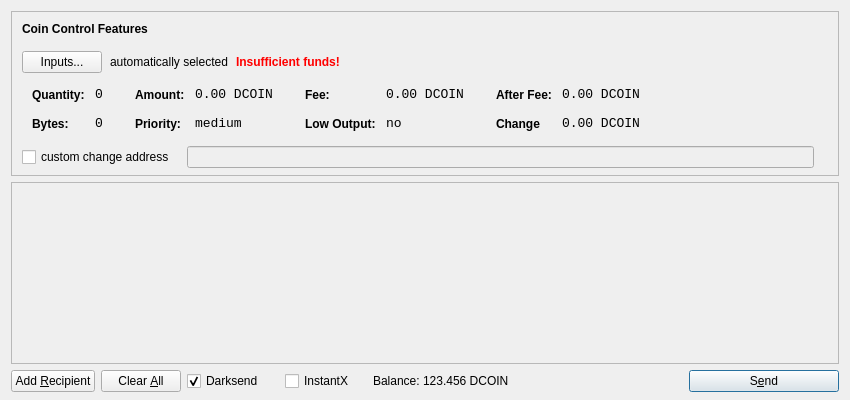
<?xml version="1.0" encoding="UTF-8"?>
<ui version="4.0">
 <class>SendCoinsDialog</class>
 <widget class="QDialog" name="SendCoinsDialog">
  <property name="geometry">
   <rect>
    <x>0</x>
    <y>0</y>
    <width>850</width>
    <height>400</height>
   </rect>
  </property>
  <property name="windowTitle">
   <string>Send Coins</string>
  </property>
  <layout class="QVBoxLayout" name="verticalLayout" stretch="0,1,0">
   <property name="bottomMargin">
    <number>8</number>
   </property>
   <item>
    <widget class="QFrame" name="frameCoinControl">
     <property name="sizePolicy">
      <sizepolicy hsizetype="Expanding" vsizetype="Expanding">
       <horstretch>0</horstretch>
       <verstretch>0</verstretch>
      </sizepolicy>
     </property>
     <property name="maximumSize">
      <size>
       <width>16777215</width>
       <height>16777215</height>
      </size>
     </property>
     <property name="frameShape">
      <enum>QFrame::StyledPanel</enum>
     </property>
     <property name="frameShadow">
      <enum>QFrame::Sunken</enum>
     </property>
     <layout class="QVBoxLayout" name="verticalLayoutCoinControl2">
      <property name="spacing">
       <number>-1</number>
      </property>
      <property name="leftMargin">
       <number>0</number>
      </property>
      <property name="topMargin">
       <number>0</number>
      </property>
      <property name="rightMargin">
       <number>0</number>
      </property>
      <property name="bottomMargin">
       <number>6</number>
      </property>
      <item>
       <layout class="QVBoxLayout" name="verticalLayoutCoinControl" stretch="0,0,0,0,1">
        <property name="spacing">
         <number>0</number>
        </property>
        <property name="leftMargin">
         <number>10</number>
        </property>
        <property name="topMargin">
         <number>10</number>
        </property>
        <item>
         <layout class="QHBoxLayout" name="horizontalLayoutCoinControl1">
          <property name="bottomMargin">
           <number>15</number>
          </property>
          <item>
           <widget class="QLabel" name="labelCoinControlFeatures">
            <property name="sizePolicy">
             <sizepolicy hsizetype="Preferred" vsizetype="Maximum">
              <horstretch>0</horstretch>
              <verstretch>0</verstretch>
             </sizepolicy>
            </property>
            <property name="font">
             <font>
              <weight>75</weight>
              <bold>true</bold>
             </font>
            </property>
            <property name="styleSheet">
             <string notr="true">font-weight:bold;</string>
            </property>
            <property name="text">
             <string>Coin Control Features</string>
            </property>
           </widget>
          </item>
         </layout>
        </item>
        <item>
         <layout class="QHBoxLayout" name="horizontalLayoutCoinControl2" stretch="0,0,0,0">
          <property name="spacing">
           <number>8</number>
          </property>
          <property name="bottomMargin">
           <number>10</number>
          </property>
          <item>
           <widget class="QPushButton" name="pushButtonCoinControl">
            <property name="styleSheet">
             <string notr="true"/>
            </property>
            <property name="text">
             <string>Inputs...</string>
            </property>
           </widget>
          </item>
          <item>
           <widget class="QLabel" name="labelCoinControlAutomaticallySelected">
            <property name="text">
             <string>automatically selected</string>
            </property>
            <property name="margin">
             <number>5</number>
            </property>
           </widget>
          </item>
          <item>
           <widget class="QLabel" name="labelCoinControlInsuffFunds">
            <property name="font">
             <font>
              <weight>75</weight>
              <bold>true</bold>
             </font>
            </property>
            <property name="styleSheet">
             <string notr="true">color:red;font-weight:bold;</string>
            </property>
            <property name="text">
             <string>Insufficient funds!</string>
            </property>
            <property name="margin">
             <number>5</number>
            </property>
           </widget>
          </item>
          <item>
           <spacer name="horizontalSpacerCoinControl">
            <property name="orientation">
             <enum>Qt::Horizontal</enum>
            </property>
            <property name="sizeHint" stdset="0">
             <size>
              <width>40</width>
              <height>1</height>
             </size>
            </property>
           </spacer>
          </item>
         </layout>
        </item>
        <item>
         <widget class="QWidget" name="widgetCoinControl" native="true">
          <property name="sizePolicy">
           <sizepolicy hsizetype="Preferred" vsizetype="Preferred">
            <horstretch>0</horstretch>
            <verstretch>0</verstretch>
           </sizepolicy>
          </property>
          <property name="minimumSize">
           <size>
            <width>0</width>
            <height>0</height>
           </size>
          </property>
          <property name="styleSheet">
           <string notr="true"/>
          </property>
          <layout class="QHBoxLayout" name="horizontalLayoutCoinControl5">
           <property name="margin">
            <number>0</number>
           </property>
           <item>
            <layout class="QHBoxLayout" name="horizontalLayoutCoinControl3" stretch="0,0,0,1">
             <property name="spacing">
              <number>20</number>
             </property>
             <property name="topMargin">
              <number>0</number>
             </property>
             <property name="bottomMargin">
              <number>10</number>
             </property>
             <item>
              <layout class="QFormLayout" name="formLayoutCoinControl1">
               <property name="horizontalSpacing">
                <number>10</number>
               </property>
               <property name="verticalSpacing">
                <number>14</number>
               </property>
               <property name="leftMargin">
                <number>10</number>
               </property>
               <property name="topMargin">
                <number>4</number>
               </property>
               <property name="rightMargin">
                <number>6</number>
               </property>
               <item row="0" column="0">
                <widget class="QLabel" name="labelCoinControlQuantityText">
                 <property name="styleSheet">
                  <string notr="true">font-weight:bold;</string>
                 </property>
                 <property name="text">
                  <string>Quantity:</string>
                 </property>
                 <property name="margin">
                  <number>0</number>
                 </property>
                </widget>
               </item>
               <item row="0" column="1">
                <widget class="QLabel" name="labelCoinControlQuantity">
                 <property name="font">
                  <font>
                   <family>Monospace</family>
                   <pointsize>10</pointsize>
                  </font>
                 </property>
                 <property name="cursor">
                  <cursorShape>IBeamCursor</cursorShape>
                 </property>
                 <property name="contextMenuPolicy">
                  <enum>Qt::ActionsContextMenu</enum>
                 </property>
                 <property name="text">
                  <string>0</string>
                 </property>
                 <property name="margin">
                  <number>0</number>
                 </property>
                 <property name="textInteractionFlags">
                  <set>Qt::LinksAccessibleByMouse|Qt::TextSelectableByKeyboard|Qt::TextSelectableByMouse</set>
                 </property>
                </widget>
               </item>
               <item row="1" column="0">
                <widget class="QLabel" name="labelCoinControlBytesText">
                 <property name="styleSheet">
                  <string notr="true">font-weight:bold;</string>
                 </property>
                 <property name="text">
                  <string>Bytes:</string>
                 </property>
                </widget>
               </item>
               <item row="1" column="1">
                <widget class="QLabel" name="labelCoinControlBytes">
                 <property name="font">
                  <font>
                   <family>Monospace</family>
                   <pointsize>10</pointsize>
                  </font>
                 </property>
                 <property name="cursor">
                  <cursorShape>IBeamCursor</cursorShape>
                 </property>
                 <property name="contextMenuPolicy">
                  <enum>Qt::ActionsContextMenu</enum>
                 </property>
                 <property name="text">
                  <string>0</string>
                 </property>
                 <property name="textInteractionFlags">
                  <set>Qt::LinksAccessibleByMouse|Qt::TextSelectableByKeyboard|Qt::TextSelectableByMouse</set>
                 </property>
                </widget>
               </item>
              </layout>
             </item>
             <item>
              <layout class="QFormLayout" name="formLayoutCoinControl2">
               <property name="horizontalSpacing">
                <number>10</number>
               </property>
               <property name="verticalSpacing">
                <number>14</number>
               </property>
               <property name="leftMargin">
                <number>6</number>
               </property>
               <property name="topMargin">
                <number>4</number>
               </property>
               <property name="rightMargin">
                <number>6</number>
               </property>
               <item row="0" column="0">
                <widget class="QLabel" name="labelCoinControlAmountText">
                 <property name="styleSheet">
                  <string notr="true">font-weight:bold;</string>
                 </property>
                 <property name="text">
                  <string>Amount:</string>
                 </property>
                 <property name="margin">
                  <number>0</number>
                 </property>
                </widget>
               </item>
               <item row="0" column="1">
                <widget class="QLabel" name="labelCoinControlAmount">
                 <property name="font">
                  <font>
                   <family>Monospace</family>
                   <pointsize>10</pointsize>
                  </font>
                 </property>
                 <property name="cursor">
                  <cursorShape>IBeamCursor</cursorShape>
                 </property>
                 <property name="contextMenuPolicy">
                  <enum>Qt::ActionsContextMenu</enum>
                 </property>
                 <property name="text">
                  <string>0.00 DCOIN</string>
                 </property>
                 <property name="textInteractionFlags">
                  <set>Qt::LinksAccessibleByMouse|Qt::TextSelectableByKeyboard|Qt::TextSelectableByMouse</set>
                 </property>
                </widget>
               </item>
               <item row="1" column="0">
                <widget class="QLabel" name="labelCoinControlPriorityText">
                 <property name="styleSheet">
                  <string notr="true">font-weight:bold;</string>
                 </property>
                 <property name="text">
                  <string>Priority:</string>
                 </property>
                </widget>
               </item>
               <item row="1" column="1">
                <widget class="QLabel" name="labelCoinControlPriority">
                 <property name="font">
                  <font>
                   <family>Monospace</family>
                   <pointsize>10</pointsize>
                  </font>
                 </property>
                 <property name="cursor">
                  <cursorShape>IBeamCursor</cursorShape>
                 </property>
                 <property name="contextMenuPolicy">
                  <enum>Qt::ActionsContextMenu</enum>
                 </property>
                 <property name="text">
                  <string>medium</string>
                 </property>
                 <property name="textInteractionFlags">
                  <set>Qt::LinksAccessibleByMouse|Qt::TextSelectableByKeyboard|Qt::TextSelectableByMouse</set>
                 </property>
                </widget>
               </item>
              </layout>
             </item>
             <item>
              <layout class="QFormLayout" name="formLayoutCoinControl3">
               <property name="horizontalSpacing">
                <number>10</number>
               </property>
               <property name="verticalSpacing">
                <number>14</number>
               </property>
               <property name="leftMargin">
                <number>6</number>
               </property>
               <property name="topMargin">
                <number>4</number>
               </property>
               <property name="rightMargin">
                <number>6</number>
               </property>
               <item row="0" column="0">
                <widget class="QLabel" name="labelCoinControlFeeText">
                 <property name="styleSheet">
                  <string notr="true">font-weight:bold;</string>
                 </property>
                 <property name="text">
                  <string>Fee:</string>
                 </property>
                 <property name="margin">
                  <number>0</number>
                 </property>
                </widget>
               </item>
               <item row="0" column="1">
                <widget class="QLabel" name="labelCoinControlFee">
                 <property name="font">
                  <font>
                   <family>Monospace</family>
                   <pointsize>10</pointsize>
                  </font>
                 </property>
                 <property name="cursor">
                  <cursorShape>IBeamCursor</cursorShape>
                 </property>
                 <property name="contextMenuPolicy">
                  <enum>Qt::ActionsContextMenu</enum>
                 </property>
                 <property name="text">
                  <string>0.00 DCOIN</string>
                 </property>
                 <property name="textInteractionFlags">
                  <set>Qt::LinksAccessibleByMouse|Qt::TextSelectableByKeyboard|Qt::TextSelectableByMouse</set>
                 </property>
                </widget>
               </item>
               <item row="1" column="0">
                <widget class="QLabel" name="labelCoinControlLowOutputText">
                 <property name="styleSheet">
                  <string notr="true">font-weight:bold;</string>
                 </property>
                 <property name="text">
                  <string>Low Output:</string>
                 </property>
                </widget>
               </item>
               <item row="1" column="1">
                <widget class="QLabel" name="labelCoinControlLowOutput">
                 <property name="font">
                  <font>
                   <family>Monospace</family>
                   <pointsize>10</pointsize>
                  </font>
                 </property>
                 <property name="cursor">
                  <cursorShape>IBeamCursor</cursorShape>
                 </property>
                 <property name="contextMenuPolicy">
                  <enum>Qt::ActionsContextMenu</enum>
                 </property>
                 <property name="text">
                  <string>no</string>
                 </property>
                 <property name="textInteractionFlags">
                  <set>Qt::LinksAccessibleByMouse|Qt::TextSelectableByKeyboard|Qt::TextSelectableByMouse</set>
                 </property>
                </widget>
               </item>
              </layout>
             </item>
             <item>
              <layout class="QFormLayout" name="formLayoutCoinControl4">
               <property name="horizontalSpacing">
                <number>10</number>
               </property>
               <property name="verticalSpacing">
                <number>14</number>
               </property>
               <property name="leftMargin">
                <number>6</number>
               </property>
               <property name="topMargin">
                <number>4</number>
               </property>
               <property name="rightMargin">
                <number>6</number>
               </property>
               <item row="0" column="0">
                <widget class="QLabel" name="labelCoinControlAfterFeeText">
                 <property name="styleSheet">
                  <string notr="true">font-weight:bold;</string>
                 </property>
                 <property name="text">
                  <string>After Fee:</string>
                 </property>
                 <property name="margin">
                  <number>0</number>
                 </property>
                </widget>
               </item>
               <item row="0" column="1">
                <widget class="QLabel" name="labelCoinControlAfterFee">
                 <property name="font">
                  <font>
                   <family>Monospace</family>
                   <pointsize>10</pointsize>
                  </font>
                 </property>
                 <property name="cursor">
                  <cursorShape>IBeamCursor</cursorShape>
                 </property>
                 <property name="contextMenuPolicy">
                  <enum>Qt::ActionsContextMenu</enum>
                 </property>
                 <property name="text">
                  <string>0.00 DCOIN</string>
                 </property>
                 <property name="textInteractionFlags">
                  <set>Qt::LinksAccessibleByMouse|Qt::TextSelectableByKeyboard|Qt::TextSelectableByMouse</set>
                 </property>
                </widget>
               </item>
               <item row="1" column="0">
                <widget class="QLabel" name="labelCoinControlChangeText">
                 <property name="styleSheet">
                  <string notr="true">font-weight:bold;</string>
                 </property>
                 <property name="text">
                  <string>Change</string>
                 </property>
                </widget>
               </item>
               <item row="1" column="1">
                <widget class="QLabel" name="labelCoinControlChange">
                 <property name="font">
                  <font>
                   <family>Monospace</family>
                   <pointsize>10</pointsize>
                  </font>
                 </property>
                 <property name="cursor">
                  <cursorShape>IBeamCursor</cursorShape>
                 </property>
                 <property name="contextMenuPolicy">
                  <enum>Qt::ActionsContextMenu</enum>
                 </property>
                 <property name="text">
                  <string>0.00 DCOIN</string>
                 </property>
                 <property name="textInteractionFlags">
                  <set>Qt::LinksAccessibleByMouse|Qt::TextSelectableByKeyboard|Qt::TextSelectableByMouse</set>
                 </property>
                </widget>
               </item>
              </layout>
             </item>
            </layout>
           </item>
          </layout>
         </widget>
        </item>
        <item>
         <layout class="QHBoxLayout" name="horizontalLayoutCoinControl4" stretch="0,0,0">
          <property name="spacing">
           <number>12</number>
          </property>
          <property name="sizeConstraint">
           <enum>QLayout::SetDefaultConstraint</enum>
          </property>
          <property name="topMargin">
           <number>5</number>
          </property>
          <property name="rightMargin">
           <number>5</number>
          </property>
          <item>
           <widget class="QCheckBox" name="checkBoxCoinControlChange">
            <property name="text">
             <string>custom change address</string>
            </property>
           </widget>
          </item>
          <item>
           <widget class="QLineEdit" name="lineEditCoinControlChange">
            <property name="enabled">
             <bool>false</bool>
            </property>
            <property name="sizePolicy">
             <sizepolicy hsizetype="Expanding" vsizetype="Fixed">
              <horstretch>0</horstretch>
              <verstretch>0</verstretch>
             </sizepolicy>
            </property>
           </widget>
          </item>
          <item>
           <widget class="QLabel" name="labelCoinControlChangeLabel">
            <property name="sizePolicy">
             <sizepolicy hsizetype="Preferred" vsizetype="Expanding">
              <horstretch>0</horstretch>
              <verstretch>0</verstretch>
             </sizepolicy>
            </property>
            <property name="minimumSize">
             <size>
              <width>0</width>
              <height>0</height>
             </size>
            </property>
            <property name="text">
             <string/>
            </property>
            <property name="margin">
             <number>3</number>
            </property>
           </widget>
          </item>
         </layout>
        </item>
        <item>
         <spacer name="verticalSpacerCoinControl">
          <property name="orientation">
           <enum>Qt::Vertical</enum>
          </property>
          <property name="sizeHint" stdset="0">
           <size>
            <width>800</width>
            <height>1</height>
           </size>
          </property>
         </spacer>
        </item>
       </layout>
      </item>
     </layout>
    </widget>
   </item>
   <item>
    <widget class="QScrollArea" name="scrollArea">
     <property name="widgetResizable">
      <bool>true</bool>
     </property>
     <widget class="QWidget" name="scrollAreaWidgetContents">
      <property name="geometry">
       <rect>
        <x>0</x>
        <y>0</y>
        <width>830</width>
        <height>165</height>
       </rect>
      </property>
      <layout class="QVBoxLayout" name="verticalLayout_2">
       <property name="margin">
        <number>0</number>
       </property>
       <item>
        <layout class="QVBoxLayout" name="entries">
         <property name="spacing">
          <number>6</number>
         </property>
        </layout>
       </item>
       <item>
        <spacer name="verticalSpacer">
         <property name="orientation">
          <enum>Qt::Vertical</enum>
         </property>
         <property name="sizeHint" stdset="0">
          <size>
           <width>20</width>
           <height>40</height>
          </size>
         </property>
        </spacer>
       </item>
      </layout>
     </widget>
    </widget>
   </item>
   <item>
    <layout class="QHBoxLayout" name="horizontalLayout">
     <item>
      <widget class="QPushButton" name="addButton">
       <property name="toolTip">
        <string>Send to multiple recipients at once</string>
       </property>
       <property name="text">
        <string>Add &amp;Recipient</string>
       </property>
       <property name="autoDefault">
        <bool>false</bool>
       </property>
      </widget>
     </item>
     <item>
      <widget class="QPushButton" name="clearButton">
       <property name="sizePolicy">
        <sizepolicy hsizetype="Minimum" vsizetype="Fixed">
         <horstretch>0</horstretch>
         <verstretch>0</verstretch>
        </sizepolicy>
       </property>
       <property name="toolTip">
        <string>Remove all transaction fields</string>
       </property>
       <property name="text">
        <string>Clear &amp;All</string>
       </property>
       <property name="autoRepeatDelay">
        <number>300</number>
       </property>
       <property name="autoDefault">
        <bool>false</bool>
       </property>
      </widget>
     </item>
     <item>
      <layout class="QHBoxLayout" name="horizontalLayout_2">
       <property name="spacing">
        <number>3</number>
       </property>
        <item>
        <widget class="QCheckBox" name="checkUseDarksend">
         <property name="minimumSize">
          <size>
           <width>95</width>
           <height>0</height>
          </size>
         </property>
         <property name="text">
          <string>Darksend</string>
         </property>
         <property name="checked">
          <bool>true</bool>
         </property>
        </widget>
       </item>
       <item>
        <widget class="QCheckBox" name="checkInstantX">
         <property name="enabled">
          <bool>true</bool>
         </property>
         <property name="minimumSize">
          <size>
           <width>85</width>
           <height>0</height>
          </size>
         </property>
         <property name="text">
          <string>InstantX</string>
         </property>
        </widget>
       </item>
       <item>
        <widget class="QLabel" name="label">
         <property name="sizePolicy">
          <sizepolicy hsizetype="Preferred" vsizetype="Fixed">
           <horstretch>0</horstretch>
           <verstretch>0</verstretch>
          </sizepolicy>
         </property>
         <property name="text">
          <string>Balance:</string>
         </property>
        </widget>
       </item>
       <item>
        <widget class="QLabel" name="labelBalance">
         <property name="sizePolicy">
          <sizepolicy hsizetype="Preferred" vsizetype="Fixed">
           <horstretch>0</horstretch>
           <verstretch>0</verstretch>
          </sizepolicy>
         </property>
         <property name="cursor">
          <cursorShape>IBeamCursor</cursorShape>
         </property>
         <property name="text">
          <string>123.456 DCOIN</string>
         </property>
         <property name="textInteractionFlags">
          <set>Qt::LinksAccessibleByMouse|Qt::TextSelectableByKeyboard|Qt::TextSelectableByMouse</set>
         </property>
        </widget>
       </item>
      </layout>
     </item>
     <item>
      <spacer name="horizontalSpacer">
       <property name="orientation">
        <enum>Qt::Horizontal</enum>
       </property>
       <property name="sizeHint" stdset="0">
        <size>
         <width>40</width>
         <height>20</height>
        </size>
       </property>
      </spacer>
     </item>
     <item>
      <widget class="QPushButton" name="sendButton">
       <property name="minimumSize">
        <size>
         <width>150</width>
         <height>0</height>
        </size>
       </property>
       <property name="toolTip">
        <string>Confirm the send action</string>
       </property>
       <property name="text">
        <string>S&amp;end</string>
       </property>
       <property name="icon">
        <iconset resource="../bitcoin.qrc">
         <normaloff>:/icons/send</normaloff>:/icons/send</iconset>
       </property>
       <property name="default">
        <bool>true</bool>
       </property>
      </widget>
     </item>
    </layout>
   </item>
  </layout>
 </widget>
 <resources>
  <include location="../bitcoin.qrc"/>
 </resources>
 <connections/>
</ui>
